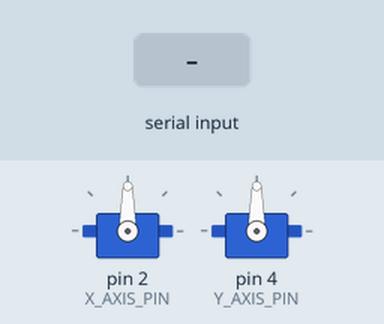
Bench run of a sketch on a simulated Arduino Uno, built with avr-gcc and run on an emulated ATmega328P. On the bench: 2 × servo. The inputs (shaded band) are chosen by the test bench.

Above: at 1.2 s.
1.3 s: "90,45\n" received over Serial
At 2.2 s:
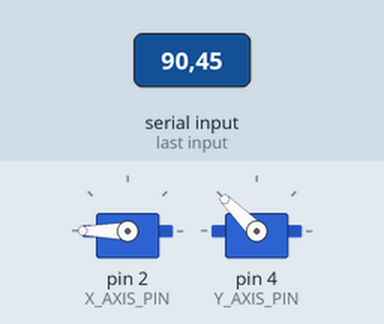
2.8 s: "30,150\n" received over Serial
At 3.4 s:
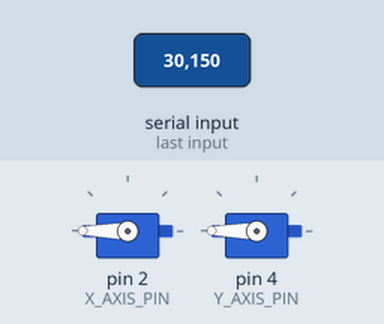
Timing chart, 0 to 5.8 s (numbered marks = the images above; inputs shaded):
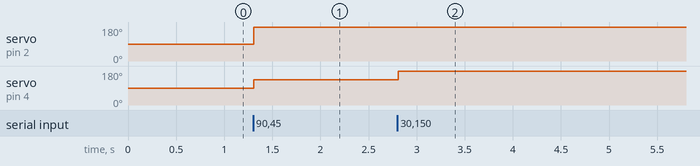

Measured:
- after the input at 1.3 s, servo on pin 2 (X_AXIS_PIN): 90° → 180° at once; servo on pin 4 (Y_AXIS_PIN): 90° → 135° at once
- after the input at 2.8 s, servo on pin 4 (Y_AXIS_PIN): 135° → 180° at once

The sketch:

face-tracking-camera.ino
```cpp
#include "pins.h"
#include <Servo.h>
#include "Camera.h"
#include "Position.h"
#include "CameraDirection.h"

Camera* c;
String input;
CameraDirection* cd;

void setup() {
  Serial.begin(SERIAL_PORT);
  c = new Camera(MAX_ANGLE / 2);
  cd = new CameraDirection(X_AXIS_PIN, Y_AXIS_PIN);
}

void loop() {
  while(Serial.available()) {
    input = Serial.readStringUntil('\n');
    Position p(input);

    c->setAngle(c->x, p.x);
    c->setAngle(c->y, p.y);

    cd->setAngle(cd->xAxis, c->x);
    cd->setAngle(cd->yAxis, c->y);
  }
}
```

Camera.cpp
```cpp
#include "Arduino.h"
#include "Camera.h"
#include "pins.h"

Camera::Camera(int ang) {
  x = ang;
  y = ang;
}

void Camera::setAngle(int &axis, int inc) {
  int aCompute = axis + inc;
  axis = aCompute < MIN_ANGLE ? MIN_ANGLE : aCompute > MAX_ANGLE ? MAX_ANGLE : aCompute;
}
```

Camera.h
```cpp
#ifndef Camera_h
#define Camera_h

#include "Arduino.h"

class Camera {
  public:
    int x;
    int y;
    Camera(int ang);
    void setAngle(int &axis, int inc);
};

#endif
```

CameraDirection.cpp
```cpp
#include "pins.h"
#include "Arduino.h"
#include "CameraDirection.h"

CameraDirection::CameraDirection(int xPin, int yPin) {
  xAxis.attach(xPin);
  yAxis.attach(yPin);

  xAxis.write(MAX_ANGLE / 2);
  yAxis.write(MAX_ANGLE / 2);
}

void CameraDirection::setAngle(Servo &axis, int ang) {
  axis.write(ang);
}
```

CameraDirection.h
```cpp
#ifndef CameraDirection_h
#define CameraDirection_h

#include "Arduino.h"
#include <Servo.h>

class CameraDirection {
  public:
    Servo xAxis;
    Servo yAxis;
    CameraDirection(int xPin, int yPin);
    void setAngle(Servo &axis, int ang);
};

#endif
```

Position.cpp
```cpp
#include "Position.h"

Position::Position(String input) {
  x = input.substring(0, input.indexOf(',')).toInt();
  y = input.substring(input.indexOf(',') + 1).toInt();
}
```

Position.h
```cpp
#ifndef Position_h
#define Position_h

#include "Arduino.h"

class Position {
  public:
    int x;
    int y;
    Position(String input);
};

#endif
```

pins.h
```cpp
#define X_AXIS_PIN 2
#define Y_AXIS_PIN 4
#define MIN_ANGLE 0
#define MAX_ANGLE 180
#define SERIAL_PORT 9600
```
